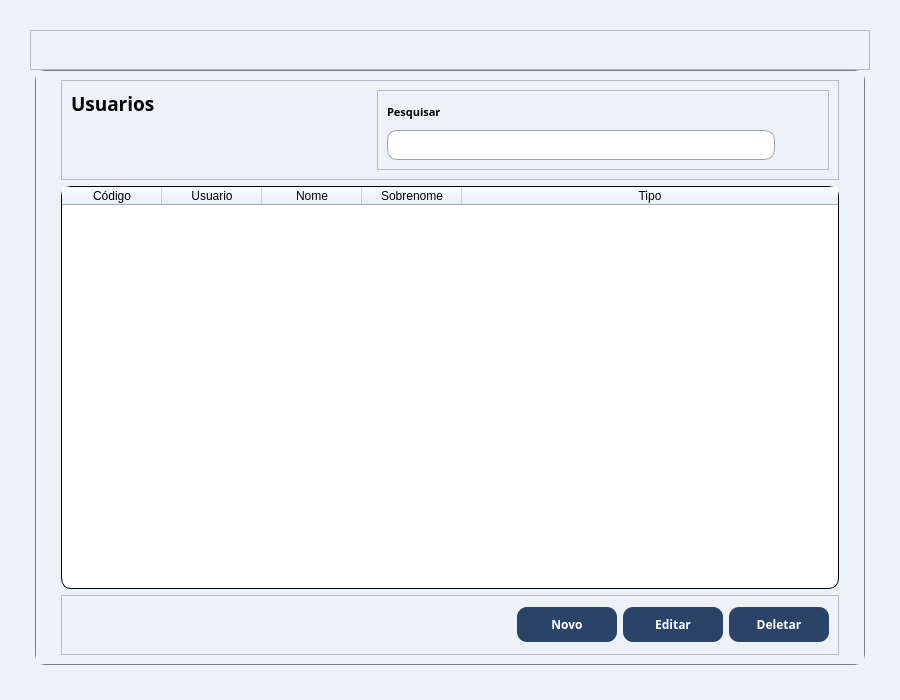
<?xml version="1.0" encoding="UTF-8"?>
<ui version="4.0">
 <class>Usuarios</class>
 <widget class="QWidget" name="Usuarios">
  <property name="geometry">
   <rect>
    <x>0</x>
    <y>0</y>
    <width>900</width>
    <height>700</height>
   </rect>
  </property>
  <property name="minimumSize">
   <size>
    <width>900</width>
    <height>700</height>
   </size>
  </property>
  <property name="windowTitle">
   <string>Form</string>
  </property>
  <property name="styleSheet">
   <string notr="true">QWidget{
	background-color: rgb(236, 242, 248);
}
</string>
  </property>
  <layout class="QGridLayout" name="gridLayout">
   <property name="leftMargin">
    <number>30</number>
   </property>
   <property name="topMargin">
    <number>30</number>
   </property>
   <property name="rightMargin">
    <number>30</number>
   </property>
   <property name="bottomMargin">
    <number>30</number>
   </property>
   <property name="spacing">
    <number>0</number>
   </property>
   <item row="2" column="0">
    <widget class="QStackedWidget" name="stackedWidget">
     <property name="styleSheet">
      <string notr="true">QStackedWidget{
border:none;
border: 1px solid rgb(125, 125, 125);
border-radius: 10px;
margin: 5px;
margin-top:0;
}</string>
     </property>
     <property name="currentIndex">
      <number>1</number>
     </property>
     <widget class="QWidget" name="page"/>
     <widget class="QWidget" name="consulta">
      <layout class="QVBoxLayout" name="verticalLayout">
       <property name="leftMargin">
        <number>25</number>
       </property>
       <property name="rightMargin">
        <number>25</number>
       </property>
       <item>
        <widget class="QFrame" name="frame">
         <property name="sizePolicy">
          <sizepolicy hsizetype="Preferred" vsizetype="Expanding">
           <horstretch>0</horstretch>
           <verstretch>0</verstretch>
          </sizepolicy>
         </property>
         <property name="maximumSize">
          <size>
           <width>16777215</width>
           <height>100</height>
          </size>
         </property>
         <property name="frameShape">
          <enum>QFrame::StyledPanel</enum>
         </property>
         <property name="frameShadow">
          <enum>QFrame::Raised</enum>
         </property>
         <layout class="QGridLayout" name="gridLayout_2">
          <item row="0" column="0">
           <widget class="QLabel" name="label">
            <property name="sizePolicy">
             <sizepolicy hsizetype="Expanding" vsizetype="Preferred">
              <horstretch>0</horstretch>
              <verstretch>0</verstretch>
             </sizepolicy>
            </property>
            <property name="maximumSize">
             <size>
              <width>300</width>
              <height>16777215</height>
             </size>
            </property>
            <property name="font">
             <font>
              <family>Raleway</family>
              <pointsize>14</pointsize>
              <weight>75</weight>
              <bold>true</bold>
             </font>
            </property>
            <property name="text">
             <string>Usuarios</string>
            </property>
            <property name="alignment">
             <set>Qt::AlignLeading|Qt::AlignLeft|Qt::AlignTop</set>
            </property>
           </widget>
          </item>
          <item row="0" column="1">
           <widget class="QFrame" name="frame_3">
            <property name="frameShape">
             <enum>QFrame::StyledPanel</enum>
            </property>
            <property name="frameShadow">
             <enum>QFrame::Raised</enum>
            </property>
            <layout class="QGridLayout" name="gridLayout_3">
             <item row="1" column="1">
              <widget class="QPushButton" name="btn_busca">
               <property name="maximumSize">
                <size>
                 <width>40</width>
                 <height>40</height>
                </size>
               </property>
               <property name="styleSheet">
                <string notr="true">QPushButton{
	border: none;
	padding: 3px;
	image: url(:/icons/lupa.png);
}

QPushButton:hover{
	padding: 1px;
}

QPushButton:pressed{
	padding: 2px;;
}</string>
               </property>
               <property name="text">
                <string/>
               </property>
              </widget>
             </item>
             <item row="1" column="0">
              <widget class="QLineEdit" name="input_pesquisa">
               <property name="sizePolicy">
                <sizepolicy hsizetype="Expanding" vsizetype="Expanding">
                 <horstretch>0</horstretch>
                 <verstretch>0</verstretch>
                </sizepolicy>
               </property>
               <property name="maximumSize">
                <size>
                 <width>16777215</width>
                 <height>30</height>
                </size>
               </property>
               <property name="font">
                <font>
                 <family>Raleway</family>
                </font>
               </property>
               <property name="styleSheet">
                <string notr="true">QLineEdit {
	background-color:white;
	border-radius: 10px;
	border: 1px solid rgb(158, 162, 166);
	padding-left: 20px;
}</string>
               </property>
              </widget>
             </item>
             <item row="0" column="0">
              <widget class="QLabel" name="label_2">
               <property name="font">
                <font>
                 <family>Raleway</family>
                 <pointsize>8</pointsize>
                 <weight>75</weight>
                 <bold>true</bold>
                </font>
               </property>
               <property name="text">
                <string>Pesquisar</string>
               </property>
              </widget>
             </item>
            </layout>
           </widget>
          </item>
         </layout>
        </widget>
       </item>
       <item>
        <widget class="QTableWidget" name="table_usuarios">
         <property name="font">
          <font>
           <family>Raleway</family>
           <weight>75</weight>
           <bold>true</bold>
          </font>
         </property>
         <property name="styleSheet">
          <string notr="true">QTableWidget{
	background-color: rgb(255, 255, 255);
	border-radius: 10px;
	border: 1px solid black;
}</string>
         </property>
         <property name="editTriggers">
          <set>QAbstractItemView::NoEditTriggers</set>
         </property>
         <property name="selectionBehavior">
          <enum>QAbstractItemView::SelectRows</enum>
         </property>
         <attribute name="horizontalHeaderStretchLastSection">
          <bool>true</bool>
         </attribute>
         <attribute name="verticalHeaderVisible">
          <bool>false</bool>
         </attribute>
         <column>
          <property name="text">
           <string>Código</string>
          </property>
         </column>
         <column>
          <property name="text">
           <string>Usuario</string>
          </property>
         </column>
         <column>
          <property name="text">
           <string>Nome</string>
          </property>
         </column>
         <column>
          <property name="text">
           <string>Sobrenome</string>
          </property>
         </column>
         <column>
          <property name="text">
           <string>Tipo</string>
          </property>
         </column>
        </widget>
       </item>
       <item>
        <widget class="QFrame" name="frame_4">
         <property name="sizePolicy">
          <sizepolicy hsizetype="Preferred" vsizetype="Expanding">
           <horstretch>0</horstretch>
           <verstretch>0</verstretch>
          </sizepolicy>
         </property>
         <property name="maximumSize">
          <size>
           <width>16777215</width>
           <height>60</height>
          </size>
         </property>
         <property name="styleSheet">
          <string notr="true">
QPushButton {
	border-radius: 10px;
	border: none;
	background-color: rgb(42, 68, 103);
	color: white;
}

QPushButton:hover{
	background-color: rgb(67, 110, 165);
}

QPushButton:pressed{
	background-color: rgb(51, 83, 126);
}</string>
         </property>
         <property name="frameShape">
          <enum>QFrame::StyledPanel</enum>
         </property>
         <property name="frameShadow">
          <enum>QFrame::Raised</enum>
         </property>
         <layout class="QHBoxLayout" name="horizontalLayout_2">
          <item>
           <spacer name="horizontalSpacer_2">
            <property name="orientation">
             <enum>Qt::Horizontal</enum>
            </property>
            <property name="sizeHint" stdset="0">
             <size>
              <width>40</width>
              <height>20</height>
             </size>
            </property>
           </spacer>
          </item>
          <item>
           <widget class="QPushButton" name="btn_novo">
            <property name="sizePolicy">
             <sizepolicy hsizetype="Expanding" vsizetype="Fixed">
              <horstretch>0</horstretch>
              <verstretch>0</verstretch>
             </sizepolicy>
            </property>
            <property name="maximumSize">
             <size>
              <width>100</width>
              <height>35</height>
             </size>
            </property>
            <property name="font">
             <font>
              <family>Raleway</family>
              <pointsize>9</pointsize>
              <weight>75</weight>
              <bold>true</bold>
             </font>
            </property>
            <property name="styleSheet">
             <string notr="true"/>
            </property>
            <property name="text">
             <string>Novo</string>
            </property>
           </widget>
          </item>
          <item>
           <widget class="QPushButton" name="btn_consultar">
            <property name="sizePolicy">
             <sizepolicy hsizetype="Expanding" vsizetype="Fixed">
              <horstretch>0</horstretch>
              <verstretch>0</verstretch>
             </sizepolicy>
            </property>
            <property name="maximumSize">
             <size>
              <width>100</width>
              <height>35</height>
             </size>
            </property>
            <property name="font">
             <font>
              <family>Raleway</family>
              <pointsize>9</pointsize>
              <weight>75</weight>
              <bold>true</bold>
             </font>
            </property>
            <property name="styleSheet">
             <string notr="true"/>
            </property>
            <property name="text">
             <string>Editar</string>
            </property>
           </widget>
          </item>
          <item>
           <widget class="QPushButton" name="btn_deletar">
            <property name="sizePolicy">
             <sizepolicy hsizetype="Expanding" vsizetype="Fixed">
              <horstretch>0</horstretch>
              <verstretch>0</verstretch>
             </sizepolicy>
            </property>
            <property name="maximumSize">
             <size>
              <width>100</width>
              <height>35</height>
             </size>
            </property>
            <property name="font">
             <font>
              <family>Raleway</family>
              <pointsize>9</pointsize>
              <weight>75</weight>
              <bold>true</bold>
             </font>
            </property>
            <property name="styleSheet">
             <string notr="true"/>
            </property>
            <property name="text">
             <string>Deletar</string>
            </property>
           </widget>
          </item>
         </layout>
        </widget>
       </item>
      </layout>
     </widget>
    </widget>
   </item>
   <item row="0" column="0">
    <widget class="QFrame" name="frame_2">
     <property name="sizePolicy">
      <sizepolicy hsizetype="Expanding" vsizetype="Expanding">
       <horstretch>0</horstretch>
       <verstretch>0</verstretch>
      </sizepolicy>
     </property>
     <property name="maximumSize">
      <size>
       <width>16777215</width>
       <height>40</height>
      </size>
     </property>
     <property name="frameShape">
      <enum>QFrame::StyledPanel</enum>
     </property>
     <property name="frameShadow">
      <enum>QFrame::Raised</enum>
     </property>
     <layout class="QHBoxLayout" name="horizontalLayout">
      <property name="spacing">
       <number>5</number>
      </property>
      <property name="leftMargin">
       <number>15</number>
      </property>
      <property name="topMargin">
       <number>0</number>
      </property>
      <property name="rightMargin">
       <number>0</number>
      </property>
      <property name="bottomMargin">
       <number>0</number>
      </property>
      <item>
       <spacer name="horizontalSpacer">
        <property name="orientation">
         <enum>Qt::Horizontal</enum>
        </property>
        <property name="sizeHint" stdset="0">
         <size>
          <width>40</width>
          <height>20</height>
         </size>
        </property>
       </spacer>
      </item>
     </layout>
    </widget>
   </item>
  </layout>
 </widget>
 <resources>
  <include location="D:/Gabriel/Programação/Projetos/Sistema-Sapatos/interface/ui/resource.qrc"/>
 </resources>
 <connections/>
</ui>
